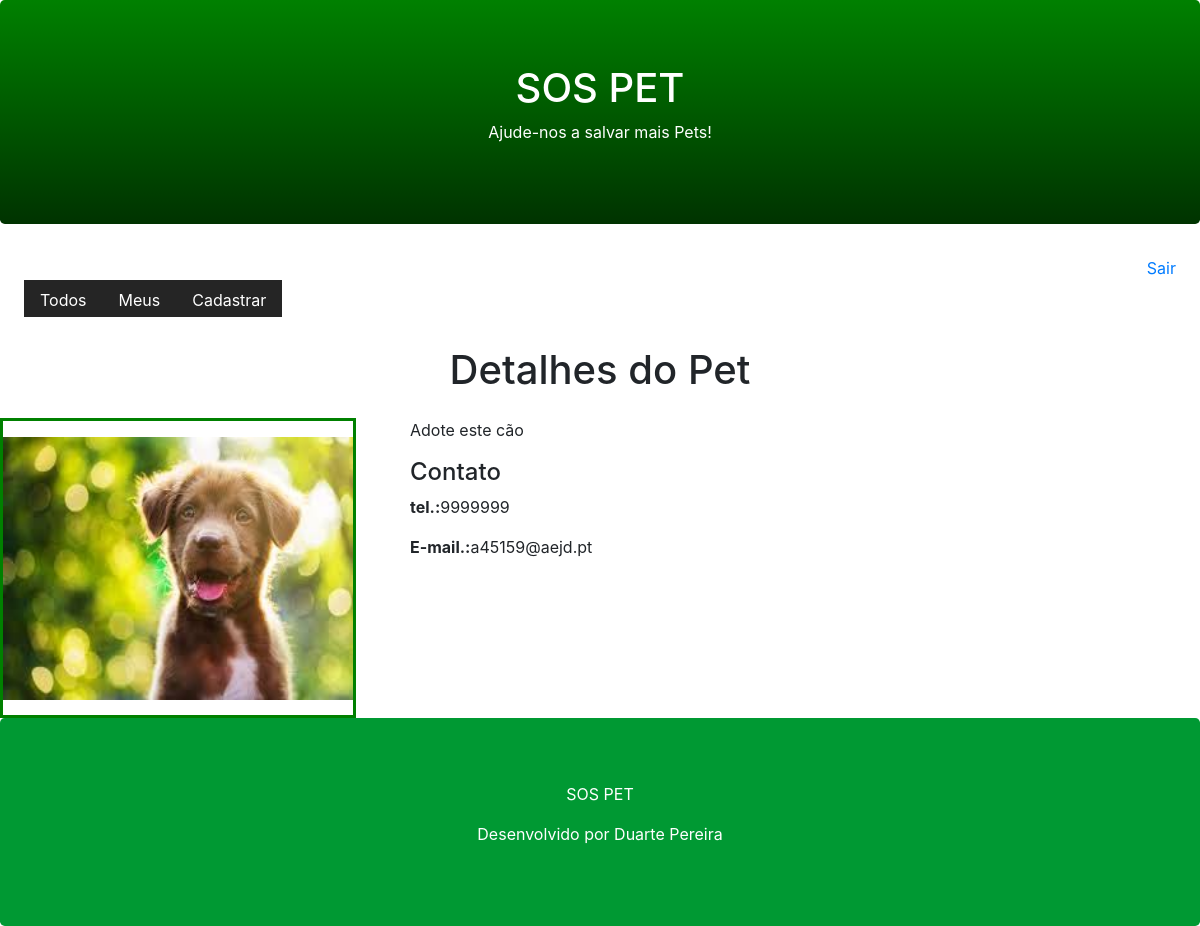
Page /pet/detail/2/ (signed in) on the earlier database version.
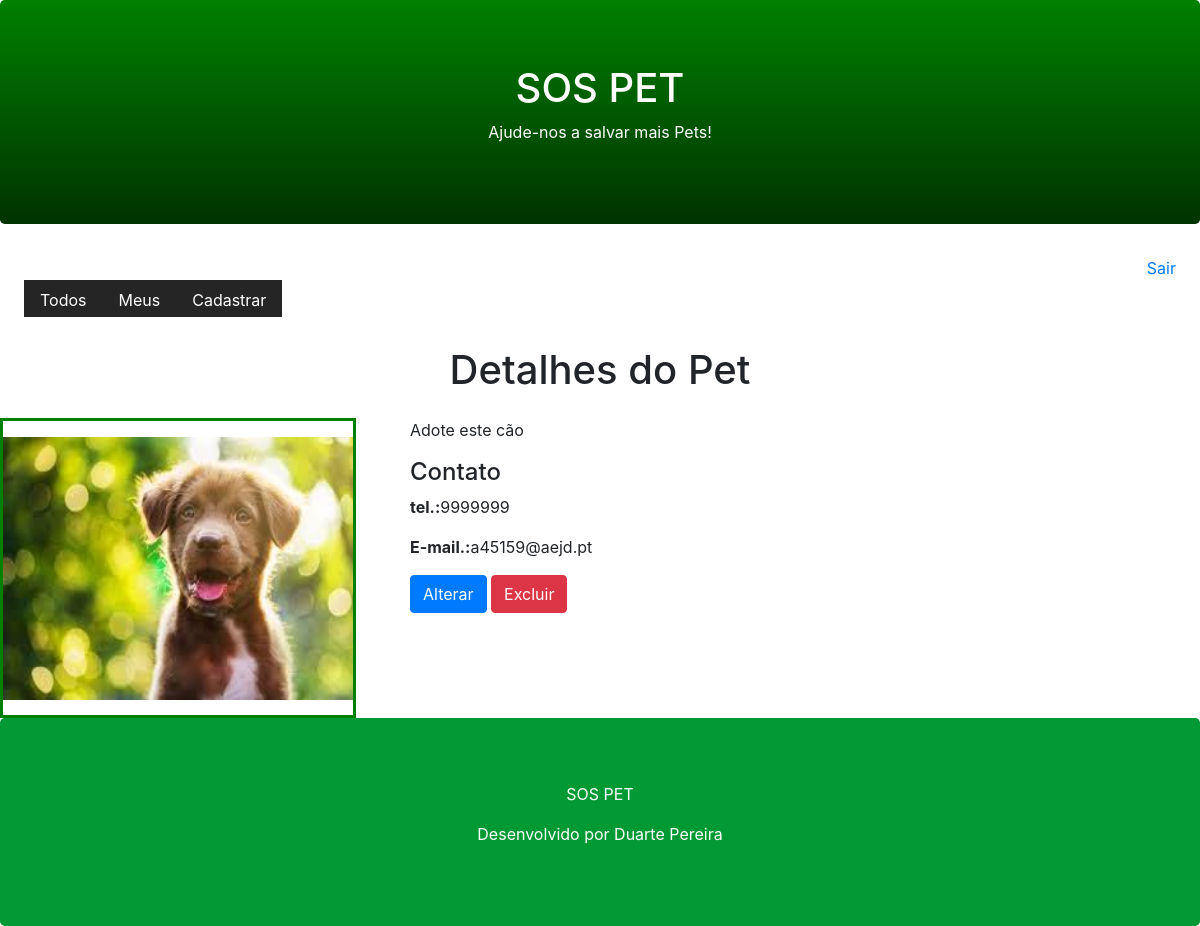
Same page on the later database version.
### core/views.py (the view)
# urls.py: path('pet/detail/<id>/', views.pet_detail),
def pet_detail(request, id):
    pet = Pet.objects.get(active=True, id=id)
    return render(request, 'pet.html', {'pet':pet})

### templates/Pet.html (shortened to what this page needs)
{% extends "model-page.html" %}
{% block content %}
<h1 class="text-center">Detalhes do Pet</h1>
    <div class="row">
        <div class="col-sm-4">
            <div style="border-color: green; border-style: solid; width: 356px; height: 300px;">
                <img src="{{ pet.photo.url }}" width="350" height="263" style="margin-top: 16px">
            </div>
        </div>
        <div class="col-sm-8">
            <p>{{ pet.description }}</p>
            <h4>Contato</h4>
            <p><b>tel.:</b>{{ pet.phone }}</p>
            <p><b>E-mail.:</b>{{ pet.email }}</p>
            {% if request.user == pet.user %}
                <a href="/pet/register/?id={{ pet.id }}">
                    <button type="button" class="btn btn-primary">Alterar</button>
                </a>
                <button type="button" class="btn btn-danger" data-toggle="modal"
                    data-target="#modal_confirm">Excluir</button>
                {% endif %}
        </div>
    </div>
{% endblock %}

Differences in the rows shown:
changed Pet "Adote este cão": user_id 1 → 2 (drawn)
Other differences:
text now shown: "Alterar Excluir"
